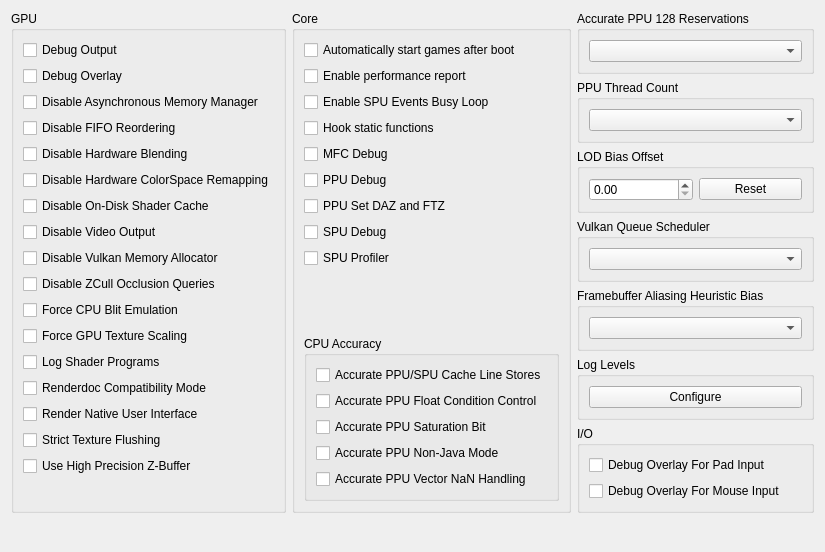
         <widget class="QWidget" name="debugTabScrollContents">
          <property name="geometry">
           <rect>
            <x>0</x>
            <y>0</y>
            <width>825</width>
            <height>552</height>
           </rect>
          </property>
          <layout class="QVBoxLayout" name="debugTabScrollContentsLayout">
           <item>
            <layout class="QHBoxLayout" name="debugTabLayout" stretch="1,1,1">
             <item>
              <widget class="QGroupBox" name="gb_debug_gpu">
               <property name="enabled">
                <bool>true</bool>
               </property>
               <property name="title">
                <string>GPU</string>
               </property>
               <property name="alignment">
                <set>Qt::AlignmentFlag::AlignLeading|Qt::AlignmentFlag::AlignLeft|Qt::AlignmentFlag::AlignTop</set>
               </property>
               <layout class="QVBoxLayout" name="gb_debug_gpu_layout">
                <item alignment="Qt::AlignmentFlag::AlignTop">
                 <widget class="QCheckBox" name="debugOutput">
                  <property name="text">
                   <string>Debug Output</string>
                  </property>
                 </widget>
                </item>
                <item>
                 <widget class="QCheckBox" name="debugOverlay">
                  <property name="text">
                   <string>Debug Overlay</string>
                  </property>
                 </widget>
                </item>
                <item>
                 <widget class="QCheckBox" name="disableAsyncHostMM">
                  <property name="text">
                   <string>Disable Asynchronous Memory Manager</string>
                  </property>
                 </widget>
                </item>
                <item>
                 <widget class="QCheckBox" name="disableFIFOReordering">
                  <property name="text">
                   <string>Disable FIFO Reordering</string>
                  </property>
                 </widget>
                </item>
                <item>
                 <widget class="QCheckBox" name="disableHardwareBlending">
                  <property name="text">
                   <string>Disable Hardware Blending</string>
                  </property>
                 </widget>
                </item>
                <item>
                 <widget class="QCheckBox" name="disableHardwareTexelRemapping">
                  <property name="text">
                   <string>Disable Hardware ColorSpace Remapping</string>
                  </property>
                 </widget>
                </item>
                <item>
                 <widget class="QCheckBox" name="disableOnDiskShaderCache">
                  <property name="text">
                   <string>Disable On-Disk Shader Cache</string>
                  </property>
                 </widget>
                </item>
                <item>
                 <widget class="QCheckBox" name="disableVideoOutput">
                  <property name="text">
                   <string>Disable Video Output</string>
                  </property>
                 </widget>
                </item>
                <item>
                 <widget class="QCheckBox" name="disableVulkanMemAllocator">
                  <property name="text">
                   <string>Disable Vulkan Memory Allocator</string>
                  </property>
                 </widget>
                </item>
                <item>
                 <widget class="QCheckBox" name="disableHwOcclusionQueries">
                  <property name="text">
                   <string>Disable ZCull Occlusion Queries</string>
                  </property>
                 </widget>
                </item>
                <item>
                 <widget class="QCheckBox" name="forceCpuBlitEmulation">
                  <property name="text">
                   <string>Force CPU Blit Emulation</string>
                  </property>
                 </widget>
                </item>
                <item>
                 <widget class="QCheckBox" name="gpuTextureScaling">
                  <property name="text">
                   <string>Force GPU Texture Scaling</string>
                  </property>
                 </widget>
                </item>
                <item>
                 <widget class="QCheckBox" name="logProg">
                  <property name="text">
                   <string>Log Shader Programs</string>
                  </property>
                 </widget>
                </item>
                <item alignment="Qt::AlignmentFlag::AlignTop">
                 <widget class="QCheckBox" name="renderdocCompatibility">
                  <property name="enabled">
                   <bool>true</bool>
                  </property>
                  <property name="text">
                   <string>Renderdoc Compatibility Mode</string>
                  </property>
                 </widget>
                </item>
                <item>
                 <widget class="QCheckBox" name="renderNativeInterface">
                  <property name="text">
                   <string>Render Native User Interface</string>
                  </property>
                 </widget>
                </item>
                <item>
                 <widget class="QCheckBox" name="strictTextureFlushing">
                  <property name="text">
                   <string>Strict Texture Flushing</string>
                  </property>
                 </widget>
                </item>
                <item alignment="Qt::AlignmentFlag::AlignTop">
                 <widget class="QCheckBox" name="forceHighpZ">
                  <property name="text">
                   <string>Use High Precision Z-Buffer</string>
                  </property>
                 </widget>
                </item>
                <item>
                 <spacer name="verticalSpacerDebugGPU">
                  <property name="orientation">
                   <enum>Qt::Orientation::Vertical</enum>
                  </property>
                  <property name="sizeType">
                   <enum>QSizePolicy::Policy::MinimumExpanding</enum>
                  </property>
                  <property name="sizeHint" stdset="0">
                   <size>
                    <width>0</width>
                    <height>0</height>
                   </size>
                  </property>
                 </spacer>
                </item>
               </layout>
              </widget>
             </item>
             <item>
              <widget class="QGroupBox" name="gb_debug_core">
               <property name="title">
                <string>Core</string>
               </property>
               <layout class="QVBoxLayout" name="gb_debug_core_layout">
                <item>
                 <widget class="QCheckBox" name="alwaysStart">
                  <property name="text">
                   <string>Automatically start games after boot</string>
                  </property>
                 </widget>
                </item>
                <item>
                 <widget class="QCheckBox" name="perfReport">
                  <property name="text">
                   <string>Enable performance report</string>
                  </property>
                 </widget>
                </item>
                <item>
                 <widget class="QCheckBox" name="enableSpuEventsBusyLoop">
                  <property name="text">
                   <string>Enable SPU Events Busy Loop</string>
                  </property>
                 </widget>
                </item>
                <item>
                 <widget class="QCheckBox" name="hookStFunc">
                  <property name="text">
                   <string>Hook static functions</string>
                  </property>
                 </widget>
                </item>
                <item>
                 <widget class="QCheckBox" name="mfcDebug">
                  <property name="text">
                   <string>MFC Debug</string>
                  </property>
                 </widget>
                </item>
                <item>
                 <widget class="QCheckBox" name="ppuDebug">
                  <property name="text">
                   <string>PPU Debug</string>
                  </property>
                 </widget>
                </item>
                <item>
                 <widget class="QCheckBox" name="setDAZandFTZ">
                  <property name="text">
                   <string>PPU Set DAZ and FTZ</string>
                  </property>
                 </widget>
                </item>
                <item>
                 <widget class="QCheckBox" name="spuDebug">
                  <property name="text">
                   <string>SPU Debug</string>
                  </property>
                 </widget>
                </item>
                <item>
                 <widget class="QCheckBox" name="spuProfiler">
                  <property name="text">
                   <string>SPU Profiler</string>
                  </property>
                 </widget>
                </item>
                <item>
                 <spacer name="verticalSpacerDebugCore">
                  <property name="orientation">
                   <enum>Qt::Orientation::Vertical</enum>
                  </property>
                  <property name="sizeType">
                   <enum>QSizePolicy::Policy::MinimumExpanding</enum>
                  </property>
                  <property name="sizeHint" stdset="0">
                   <size>
                    <width>0</width>
                    <height>0</height>
                   </size>
                  </property>
                 </spacer>
                </item>
                <item>
                 <widget class="QGroupBox" name="gb_debug_cpu">
                  <property name="title">
                   <string>CPU Accuracy</string>
                  </property>
                  <layout class="QVBoxLayout" name="gb_debug_cpu_layout">
                   <item>
                    <widget class="QCheckBox" name="accurateClineStores">
                     <property name="text">
                      <string>Accurate PPU/SPU Cache Line Stores</string>
                     </property>
                    </widget>
                   </item>
                   <item>
                    <widget class="QCheckBox" name="accuratePPUFPCC">
                     <property name="text">
                      <string>Accurate PPU Float Condition Control</string>
                     </property>
                    </widget>
                   </item>
                   <item>
                    <widget class="QCheckBox" name="accuratePPUSAT">
                     <property name="text">
                      <string>Accurate PPU Saturation Bit</string>
                     </property>
                    </widget>
                   </item>
                   <item>
                    <widget class="QCheckBox" name="accuratePPUNJ">
                     <property name="text">
                      <string>Accurate PPU Non-Java Mode</string>
                     </property>
                    </widget>
                   </item>
                   <item>
                    <widget class="QCheckBox" name="accuratePPUVNAN">
                     <property name="text">
                      <string>Accurate PPU Vector NaN Handling</string>
                     </property>
                    </widget>
                   </item>
                   <item>
                    <spacer name="verticalSpacerDebugCpu">
                     <property name="orientation">
                      <enum>Qt::Orientation::Vertical</enum>
                     </property>
                     <property name="sizeType">
                      <enum>QSizePolicy::Policy::MinimumExpanding</enum>
                     </property>
                     <property name="sizeHint" stdset="0">
                      <size>
                       <width>0</width>
                       <height>0</height>
                      </size>
                     </property>
                    </spacer>
                   </item>
                  </layout>
                 </widget>
                </item>
               </layout>
              </widget>
             </item>
             <item>
              <widget class="QWidget" name="debug_more_stuff" native="true">
               <layout class="QVBoxLayout" name="debug_more_stuff_layout" stretch="0,0,0,0,0,0,1,0">
                <property name="leftMargin">
                 <number>0</number>
                </property>
                <property name="topMargin">
                 <number>0</number>
                </property>
                <property name="rightMargin">
                 <number>0</number>
                </property>
                <property name="bottomMargin">
                 <number>0</number>
                </property>
                <item>
                 <widget class="QGroupBox" name="gb_accurate_ppu_128">
                  <property name="title">
                   <string>Accurate PPU 128 Reservations</string>
                  </property>
                  <layout class="QVBoxLayout" name="gb_accurate_ppu_128_layout">
                   <item>
                    <widget class="QComboBox" name="combo_accurate_ppu_128"/>
                   </item>
                  </layout>
                 </widget>
                </item>
                <item>
                 <widget class="QGroupBox" name="gb_num_ppu_threads">
                  <property name="title">
                   <string>PPU Thread Count</string>
                  </property>
                  <layout class="QVBoxLayout" name="vbl_num_ppu_threads">
                   <item>
                    <widget class="QComboBox" name="combo_num_ppu_threads"/>
                   </item>
                  </layout>
                 </widget>
                </item>
                <item>
                 <widget class="QGroupBox" name="gb_Level_of_Detail">
                  <property name="title">
                   <string>LOD Bias Offset</string>
                  </property>
                  <layout class="QVBoxLayout" name="gb_Level_of_Detail_Layout">
                   <item>
                    <layout class="QHBoxLayout" name="TextureLODBiasLayout">
                     <item>
                      <widget class="QDoubleSpinBox" name="TextureLODBias"/>
                     </item>
                     <item>
                      <widget class="QPushButton" name="TextureLODBiasReset">
                       <property name="text">
                        <string>Reset</string>
                       </property>
                      </widget>
                     </item>
                    </layout>
                   </item>
                  </layout>
                 </widget>
                </item>
                <item>
                 <widget class="QGroupBox" name="gb_vulkansched">
                  <property name="sizePolicy">
                   <sizepolicy hsizetype="Preferred" vsizetype="Minimum">
                    <horstretch>0</horstretch>
                    <verstretch>0</verstretch>
                   </sizepolicy>
                  </property>
                  <property name="title">
                   <string>Vulkan Queue Scheduler</string>
                  </property>
                  <layout class="QVBoxLayout" name="gb_vksched_layout">
                   <item>
                    <widget class="QComboBox" name="vulkansched"/>
                   </item>
                  </layout>
                 </widget>
                </item>
                <item>
                 <widget class="QGroupBox" name="gb_fbAliasingBias">
                  <property name="title">
                   <string>Framebuffer Aliasing Heuristic Bias</string>
                  </property>
                  <layout class="QVBoxLayout" name="gb_fbAliasingBias_layout">
                   <item>
                    <widget class="QComboBox" name="fbAliasingBias"/>
                   </item>
                  </layout>
                 </widget>
                </item>
                <item>
                 <widget class="QGroupBox" name="gb_log_levels">
                  <property name="title">
                   <string>Log Levels</string>
                  </property>
                  <layout class="QVBoxLayout" name="gb_log_levels_layout">
                   <item>
                    <widget class="QPushButton" name="pb_log_levels">
                     <property name="text">
                      <string>Configure</string>
                     </property>
                    </widget>
                   </item>
                  </layout>
                 </widget>
                </item>
                <item>
                 <widget class="QGroupBox" name="gb_debug_io">
                  <property name="title">
                   <string>I/O</string>
                  </property>
                  <layout class="QVBoxLayout" name="gb_debug_io_layout">
                   <item>
                    <widget class="QCheckBox" name="debugOverlayIO">
                     <property name="text">
                      <string>Debug Overlay For Pad Input</string>
                     </property>
                    </widget>
                   </item>
                   <item>
                    <widget class="QCheckBox" name="debugOverlayMouse">
                     <property name="text">
                      <string>Debug Overlay For Mouse Input</string>
                     </property>
                    </widget>
                   </item>
                   <item>
                    <spacer name="verticalSpacer">
                     <property name="orientation">
                      <enum>Qt::Orientation::Vertical</enum>
                     </property>
                     <property name="sizeType">
                      <enum>QSizePolicy::Policy::MinimumExpanding</enum>
                     </property>
                     <property name="sizeHint" stdset="0">
                      <size>
                       <width>0</width>
                       <height>0</height>
                      </size>
                     </property>
                    </spacer>
                   </item>
                  </layout>
                 </widget>
                </item>
                <item>
                 <spacer name="verticalSpacerDebugMore">
                  <property name="orientation">
                   <enum>Qt::Orientation::Vertical</enum>
                  </property>
                  <property name="sizeType">
                   <enum>QSizePolicy::Policy::MinimumExpanding</enum>
                  </property>
                  <property name="sizeHint" stdset="0">
                   <size>
                    <width>0</width>
                    <height>0</height>
                   </size>
                  </property>
                 </spacer>
                </item>
               </layout>
              </widget>
             </item>
            </layout>
           </item>
           <item>
            <spacer name="debugTabSpacer">
             <property name="orientation">
              <enum>Qt::Orientation::Vertical</enum>
             </property>
             <property name="sizeType">
              <enum>QSizePolicy::Policy::MinimumExpanding</enum>
             </property>
             <property name="sizeHint" stdset="0">
              <size>
               <width>0</width>
               <height>0</height>
              </size>
             </property>
            </spacer>
           </item>
          </layout>
         </widget>
